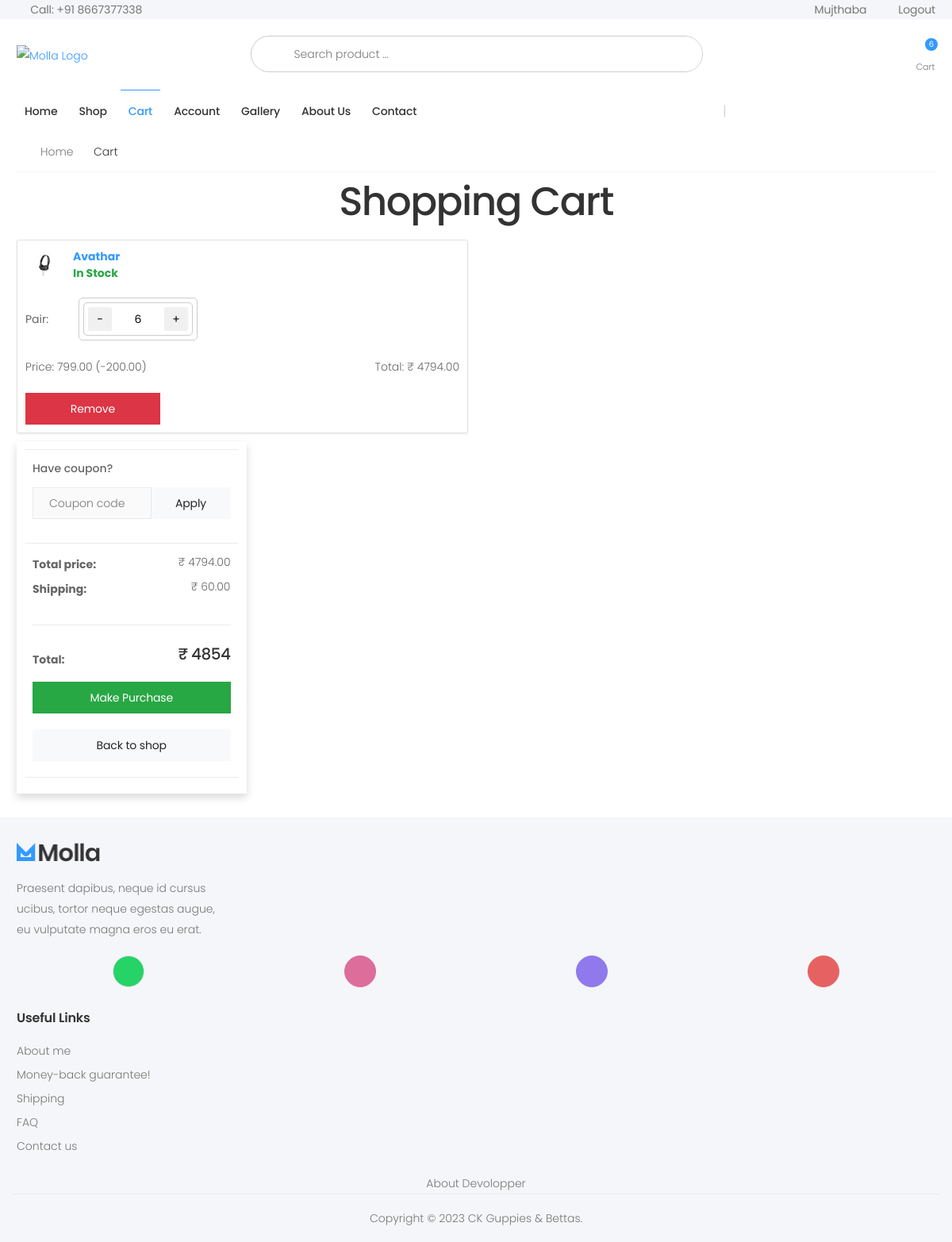
The app's page /cart/ (signed in), older data.
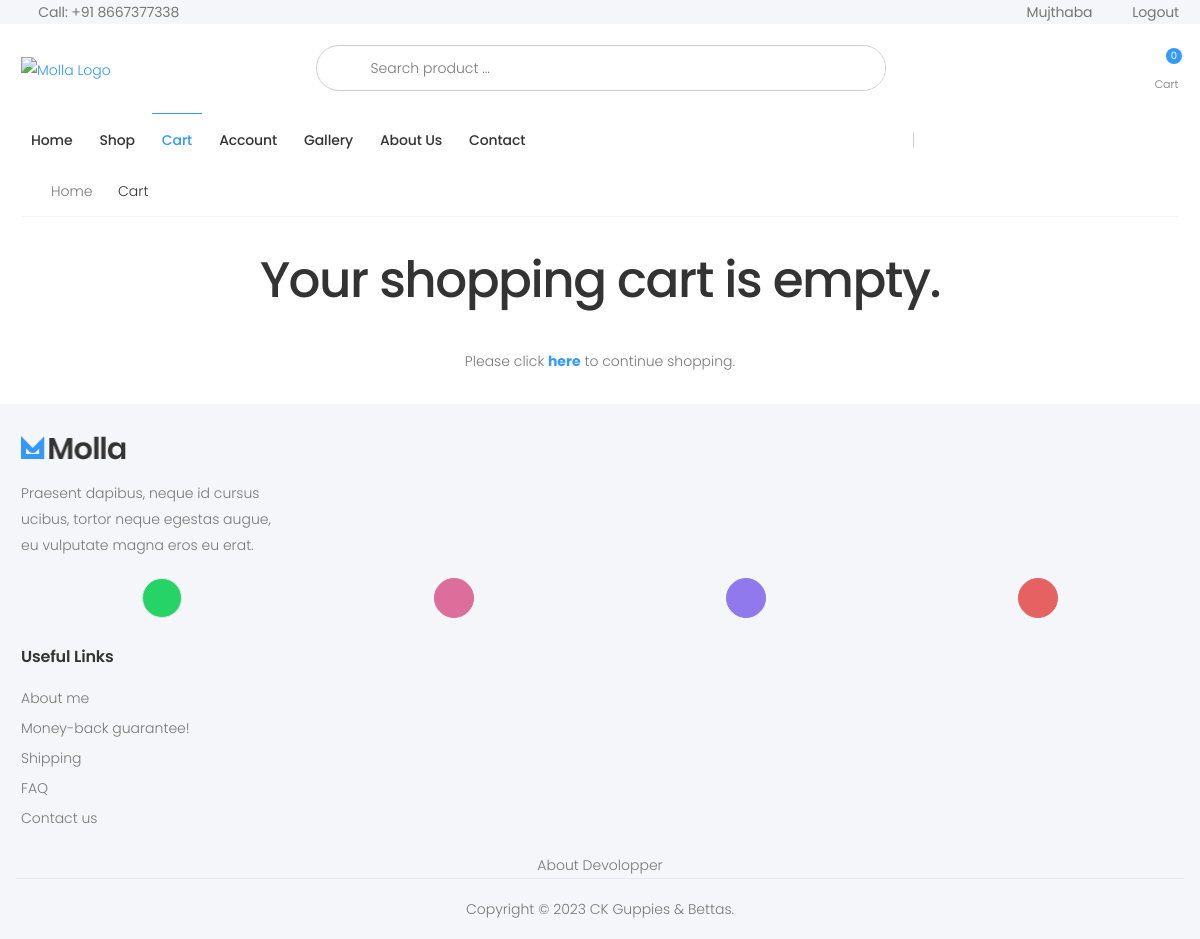
The same page, newer data.
### store/models.py (models this page shows, shortened)
class OrderItem(models.Model):
	product = models.ForeignKey(Product, on_delete=models.SET_NULL, null=True)
	order = models.ForeignKey(Order, on_delete=models.SET_NULL, null=True)
	quantity = models.IntegerField(default=0, null=True, blank=True)
	date_added = models.DateTimeField(auto_now_add=True)
	@property
	def get_total(self):
		total = self.product.new_price * self.quantity
		return total

class Product(models.Model):
	digital = models.BooleanField(default=False,null=True, blank=True)
	name = models.CharField(max_length=250,unique=True)
	slug = models.SlugField(max_length=250,unique=True)
	description = models.TextField(blank=True)
	old_price = models.DecimalField(max_digits=7,blank=True, decimal_places=2)
	new_price = models.DecimalField(max_digits=7,blank=False, decimal_places=2)
	category = models.ForeignKey(Category,on_delete=models.CASCADE)
	image_1 = models.ImageField(upload_to='product')
	image_2 = models.ImageField(upload_to='product',blank=True)
	image_3 = models.ImageField(upload_to='product',blank=True)
	video_url = models.URLField(max_length=200, blank=True)
	stock = models.IntegerField()
	available = models.BooleanField(default=True)
	new = models.BooleanField(default=True)
	created = models.DateTimeField(auto_now_add=True)
	update = models.DateField(auto_now=True)
	def get_url(self):
		return reverse('store_app:proDetail',args=[self.category.slug,self.slug])
	def get_discounted_price(self):
		if self.old_price and self.new_price:
			diff = self.old_price - self.new_price
			discount_percentage = ((diff) / self.old_price) * 100
			percentage = int(round(discount_percentage))
			return dict(percentage=percentage, diff=diff)
		return None
	class Meta:
		ordering = ('name',)
		verbose_name = 'product'
		verbose_name_plural = 'products'
	@property
	def imageURL(self):
		try:
			url = self.image_1.url
		except:
			url = ''
		return url

class Order(models.Model):
	customer = models.ForeignKey(Customer, on_delete=models.SET_NULL, null=True, blank=True)
	date_ordered = models.DateTimeField(auto_now_add=True)
	complete = models.BooleanField(default=False)
	transaction_id = models.CharField(max_length=100, null=True)
	@property
	def get_cart_total(self):
		orderitems = self.orderitem_set.all()
		total = sum([item.get_total for item in orderitems])
		return total
	@property
	def get_cart_items(self):
		orderitems = self.orderitem_set.all()
		total = sum([item.quantity for item in orderitems])
		return total

### store/views.py (the view)
# urls.py: path('cart/', views.cart, name="cart"),
def cart(request):
	data = cartData(request)
	cartItems = data['cartItems']
	order = data['order']
	items = data['items']
	context = {'items':items, 'order':order, 'cartItems':cartItems}
	return render(request, 'store/cart.html', context)

### store/context_processors.py (called while the page is built)
def menu_link(request):
    links = Category.objects.all()
    return dict(links = links)

def cart_data(request):
    data = cartData(request)
    cartItems = data['cartItems']
    return dict(cartItems = cartItems)

### store/models.py (called while the page is built)
    def get_url(self):
        return reverse('store_app:product_by_category',args=[self.slug])

### store/utils.py (called while the page is built)
def cartData(request):
	if request.user.is_authenticated:
		customer = request.user.customer
		order, created = Order.objects.get_or_create(customer=customer, complete=False)
		items = order.orderitem_set.all()
		cartItems = order.get_cart_items
	else:
		cookieData = cookieCart(request)
		cartItems = cookieData['cartItems']
		order = cookieData['order']
		items = cookieData['items']
	return {'cartItems':cartItems ,'order':order, 'items':items}

### store/templates/store/Cart.html (shortened to what this page needs)
{% extends 'store/Base.html' %}
{% load static %}
{% block content %}
<link rel="stylesheet" href="{% static 'CSS/cart.css' %}">
<div class="container">
	<nav aria-label="breadcrumb" class="breadcrumb-nav mb-1">
		<div class="container-fluid">
			<ol class="breadcrumb">
				<li class="breadcrumb-item"><a href="{% url 'store_app:allProdCat' %}">Home</a></li>
				<li class="breadcrumb-item active" aria-current="page">Cart</li>
			</ol>
		</div>
	</nav>
	{% if not items %}
	<div>
		<div class="text-center mb-3">
			<br>
			<h1>Your shopping cart is empty.</h1>
			<p class="mt-4">Please click <a href="{% url 'store_app:allProdCat' %}"><b>here</b></a> to
				continue shopping.</p>
		</div>
	</div>
	{% else %}
	<div class="text-center mb-2">
		<h1>Shopping Cart</h1>
	</div>
	<div class="row g-3">
		{% for cart_item in items %}
			<div class="col-md-6">
				<div class="card border rounded shadow-sm">
					<div class="card-header m-3">
						<a href="{{cart_item.product.get_url}}">
							<div class="d-flex align-items-center">
								<img src="{{ cart_item.product.imageURL }}" alt="{{ cart_item.product.name }}"
									class="img-fluid" style="width: 50px;">
								<div class="ms-3 ml-3">
									<div>{{ cart_item.product.name }}</div>
									<div
										class="{% if cart_item.product.available and cart_item.product.stock > 0 %} text-success {% endif %}
												{% if not cart_item.product.available or cart_item.product.stock == 0 %} text-muted {% endif %}">
										{% if cart_item.product.available and cart_item.product.stock > 0 %}
										In Stock
										{% else %}
										Out of Stock
										{% endif %}
									</div>
								</div>
							</div>
						</a>
					</div>
					<div class="card-body">
						<div class="d-flex flex-row justify-content-between">
							<div class="details-filter-row details-row-size">
								<label for="qty">Pair:</label>
								<div class="product-details-quantity">
									 <div
										class="cart-item-counter">
										<div class="cart-item-counter">
											<button data-product="{{cart_item.product.id}}" data-action="remove"
												class="cart-decrement chg-quantity update-cart">-</button>
											<input id="cart-quantity" class="cart-quantity"
												value="{{ cart_item.quantity }}">
											<button data-quntity="{{cart_item.product.stock}}" data-product="{{cart_item.product.id}}" data-action="add"
												class="cart-increment chg-quantity update-cart">+</button>
										</div>
								</div>
							</div>
						</div>
					</div>
					<div class="d-flex flex-row justify-content-between">
						<div>Price: {{ cart_item.product.new_price }} (-{{ cart_item.product.get_discounted_price.diff }})
						</div>
						<div>Total: ₹ {{order.get_cart_total|floatformat:2}}</div>
					</div>
					<button type="button" class="btn btn-danger mt-2 update-cart" data-product="{{ cart_item.product.id }}" data-action="remove-all">Remove</button>
				</div>
			</div>
		{% endfor %}
	</div>
</div>
<aside class="col-lg-3 mb-3">
	<div class="card">
		<div class="card-body">
			<form id="couponForm">
				<div class="form-group">
					<label class="form-label">Have coupon?</label>
					<div class="input-group">
						<input type="text" class="form-control pr-2" name="couponCode" placeholder="Coupon code">
						<button type="submit" class="btn btn-light"
							style="max-width: 150px; min-width: 100px;">Apply</button>
					</div>
				</div>
			</form>
		</div>
	</div>
	<div class="card">
		<div class="card-body">
			<dl class="dlist-align">
				<dt>Total price:</dt>
				<dd class="text-end"> ₹ {{order.get_cart_total|floatformat:2}}</dd>
			</dl>
			<dl class="dlist-align">
				<dt>Shipping:</dt>
				<dd class="text-end"> ₹ 60.00 </dd>
			</dl>
			<hr>
			<dl class="dlist-align">
				<dt>Total:</dt>
				<dd class="text-end text-dark h5"> ₹ {{ order.get_cart_total|add:60}} </dd>
			</dl>
			<div class="d-grid gap-2 my-3">
				<a href="#" class="btn btn-success w-100 mb-2"> Make Purchase </a>
				<a href="/" class="btn btn-light w-100"> Back to shop </a>
			</div>
		</div>
	</div>
</aside>
{% endif %}
</div>
{% endblock %}

### store/templates/store/Base.html (shortened to what the changed rows need)
{% load static %}
<!DOCTYPE html>
<html lang="en">
<head>
    <link rel="stylesheet" href="{% static 'assets/vendor/line-awesome/line-awesome/line-awesome/css/line-awesome.min.css' %}">
    <link rel="stylesheet" href="{% static 'assets/css/bootstrap.min.css' %}">
    <link rel="stylesheet" href="{% static 'assets/css/plugins/owl-carousel/owl.carousel.css' %}">
    <link rel="stylesheet" href="{% static 'assets/css/plugins/magnific-popup/magnific-popup.css' %}">
    <link rel="stylesheet" href="{% static 'assets/css/plugins/jquery.countdown.css' %}">
    <link rel="stylesheet" href="{% static 'assets/css/style.css' %}">
    <link rel="stylesheet" href="{% static 'assets/css/skins/skin-demo-4.css' %}">
    <link rel="stylesheet" href="{% static 'assets/css/demos/demo-4.css' %}">
    <link rel="stylesheet" href="{% static 'assets/css/style2.css' %}">
</head>
<body>
    <div class="page-wrapper">
        <header class="header header-intro-clearance header-4">
            <div class="header-middle">
                <div class="container">
                    <div class="header-right">
                        <div class="dropdown cart-dropdown">
                            <a href="{% url 'store_app:cart' %}" class="dropdown-toggle">
                                <div class="icon">
                                    <i class="icon-shopping-cart"></i>
                                    <span class="cart-count">{{cartItems}}</span>
                                </div>
                            </a>
                        </div>
                    </div>
                </div>
            </div>
        </header>
        {% block content %}{% endblock %}
    </div>
</body>
</html>

Row changes from the older to the newer data that the page shows:
removed OrderItem: product.imageURL (picture), product.name "Avathar", shows "In Stock", quantity "6", product.new_price "799.00", product.get_discounted_price.diff "200.00"
no longer on this page (row unchanged): Order: get_cart_total "4794.00", get_cart_total|add "4854"
Text that changed along with them:
{{ cartItems }}: "6" → "0"
text no longer shown: "Shopping Cart Have coupon? Apply Total price: ₹ Shipping: ₹ 60.00 Total: ₹ Make Purchase Back to shop"
text now shown: "Your shopping cart is empty. Please click here to continue shopping."
